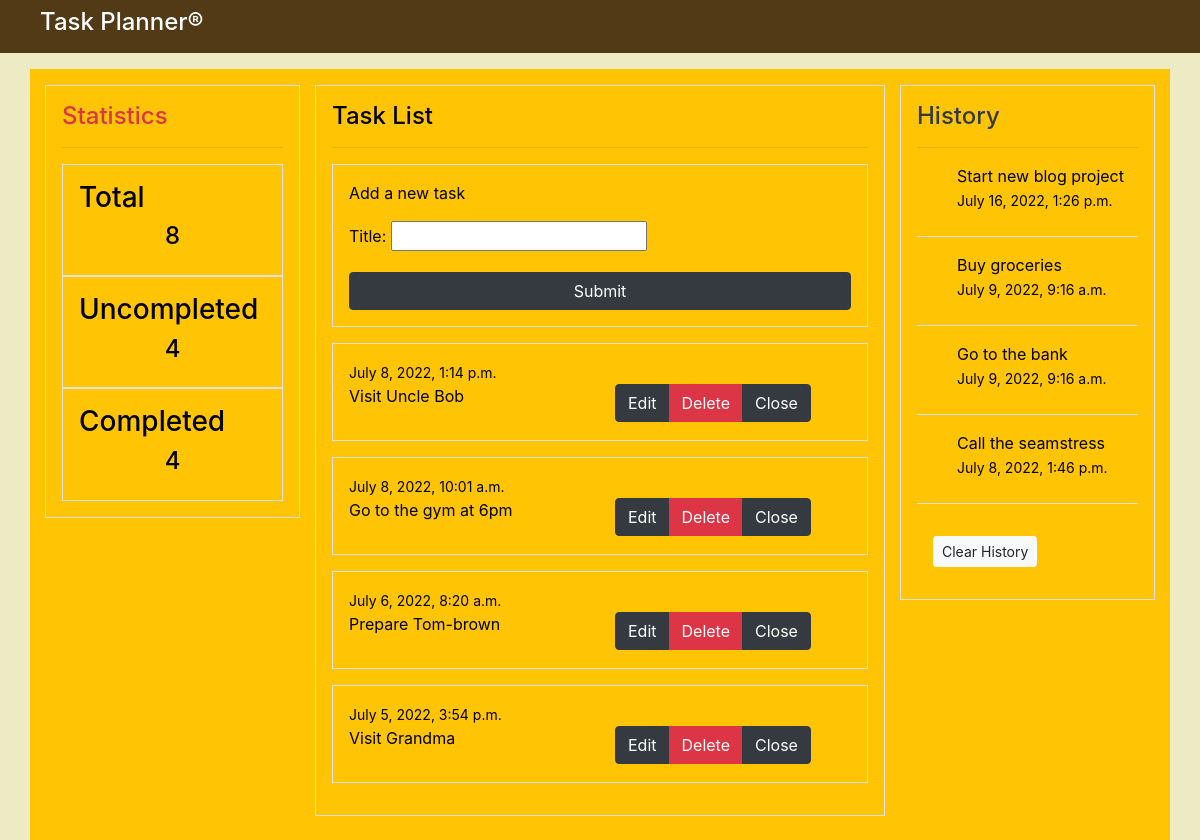
The page / on the database its author committed.
### todoapp/models.py (models this page shows, shortened)
class Task(models.Model):
    title = models.CharField(max_length=50)
    date_time = models.DateTimeField(auto_now_add=True)
    complete = models.BooleanField(default=False)

### todoapp/views.py (the view)
# urls.py: path('', views.index_view, name="todo_index"),
def index_view(request):
    todos = Task.objects.all().order_by('-date_time')
    total = Task.objects.count()
    completed = 0
    current_todos = list(todos.all().filter(complete=False))
    for x in todos:
        if (x.complete == True):
            completed = completed+1
    uncompleted = 0
    for x in todos:
        if (x.complete == False):
            uncompleted = uncompleted+1
    history_list = list(todos.filter(complete=True))
    if request.method == 'POST':
        form = TaskForm(request.POST)
        if form.is_valid:
            form.save()
            return redirect('/')
    else:
        form = TaskForm()
    context = {
        'todos': todos,
        'total': total,
        'completed': completed,
        'uncompleted': uncompleted,
        'history_list': history_list,
        'current_todos': current_todos,
        'form': form,
    }
    return render(request, 'html/index.html', context)

### todoapp/forms.py
class TaskForm(forms.ModelForm):
    class Meta:
        model = Task
        fields = ['title']

### templates/html/index.html (shortened to what this page needs)
{% extends 'components/base.html' %}
{% load static %}
{% block content %}
<h4>Task List</h4><hr>
<div class="border p-3">
    <p>Add a new task</p>
    <form action="addtask/" method="POST">
        {{form}}
        <input class="btn btn-dark btn-block mt-3" type="submit">
    </form>
</div>
{% for todo in current_todos %}
<div class="border p-3 mb-3 mt-3">
    <small>{{todo.date_time}}</small>
    <div class="row">
        <div class="col-md-4 col-lg-6">
            <p>{{todo.title}}</p>
        </div>
        <div class="col-md-8 col-lg-6">
            <div class="btn-group btn-group-toggle" data-toggle="buttons">
                <label class="btn btn-dark">
                    <a href="{% url 'todo_edit' todo.id %}" class="text-white"><input type="radio" name="options" id="option3" autocomplete="off"> Edit</a>
                </label>
                <label class="btn btn-danger">
                    <a href="{% url 'todo_delete' todo.id %}" class="text-white"><input type="radio" name="options" id="option3" autocomplete="off"> Delete</a>
                </label>
                <label class="btn btn-dark">
                    <a href="{% url 'todo_close' todo.id %}" class="text-white"><input type="radio" name="options" id="option3" autocomplete="off"> Close</a>
                </label>
            </div>
        </div>
    </div>
</div>
{% endfor %}
{% endblock %}

### templates/components/base.html (shortened to what this page needs)
{% load static %}
<!doctype html>
<html lang="en">
<head>
    <link rel="stylesheet" href="https://cdn.jsdelivr.net/npm/bootstrap@4.6.1/dist/css/bootstrap.min.css"
>
</head>
<body style="background-color: rgb(238, 234, 195);">
    {% include 'components/nav.html' %}
    <div class="container" style="background-color: rgb(255, 197, 5);color:black;">
        <div class="row mt-3 pt-3">
            <div class="col-sm-12 col-md-3">
                {% include 'components/aside.html' %}
            </div>
            <div class="col-sm-12 col-md-6 border p-3 mb-4">
                                {% block content %}
                                {% endblock %}
            </div>
            <div class="col-sm-12 col-md-3">
                <div class="border p-3 mb-3"><h4 class="text-dark">History</h4><hr>
                            {% for todo in history_list %}
                            <ul class="border-bottom">
                                <li style="list-style-type: none ;">
                                    <p class="mb-0"> {{todo.title}}</p>
                                    <small>{{todo.date_time}}</small>
                                </li><br>
                            </ul>
                            {% endfor %}
                        <form action="clear/" class="p-3">
                        <input type="submit" class="btn btn-sm btn-light" value="Clear History">
                        </form>
                </div>
            </div>
        </div>
    </div>
</body>
</html>

### templates/components/nav.html (shortened to what this page needs)
<nav class="navbar navbar-expand-lg navbar-light" style="background-color: rgb(82, 58, 23)";>
    <h4 class=" text-white ml-4" href="#">Task Planner<span>&reg</span></h4>
</nav>

### templates/components/aside.html
<div class="border p-3 mb-3" >
    <h4 class="text-danger">Statistics</h4>
    <hr>
    <div class="border p-3">
            <h3>Total</h3>
            <h4>
                <center>{{total}}</center>
            </h4>
    </div>
    <div class="border p-3" style="word-wrap: break-word;">
        <h3>Uncompleted</h3>
        <h4>
            <center>{{uncompleted}}</center>
        </h4>
    </div>
    <div class="border p-3">
        <h3 style="word-wrap: break-word;">Completed</h3>
        <h4>
            <center>{{completed}}</center>
        </h4>
    </div>
</div>

### rows shown on the page
Task: date_time "July 8, 2022, 1:14 p.m.", title "Visit Uncle Bob"
Task: date_time "July 8, 2022, 10:01 a.m.", title "Go to the gym at 6pm"
Task: date_time "July 6, 2022, 8:20 a.m.", title "Prepare Tom-brown"
Task: date_time "July 5, 2022, 3:54 p.m.", title "Visit Grandma"
Task: title "Start new blog project", date_time "July 16, 2022, 1:26 p.m."
Task: title "Buy groceries", date_time "July 9, 2022, 9:16 a.m."
Task: title "Go to the bank", date_time "July 9, 2022, 9:16 a.m."
Task: title "Call the seamstress", date_time "July 8, 2022, 1:46 p.m."

### other values the page prints
{{ total }} "8"
{{ uncompleted }} "4"
{{ completed }} "4"
